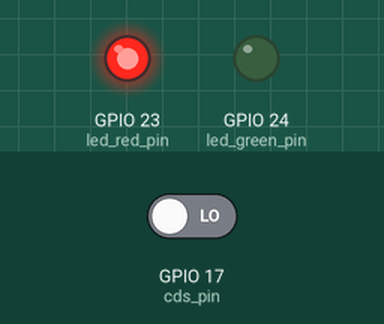
This program was run on a simulated Raspberry Pi (BCM pin numbers). On the bench: output pins drawn as LEDs (lit = HIGH). The test bench sets the inputs (shaded band); at power-on: GPIO 17 (cds_pin) LOW. What the program prints to the terminal is not drawn.

Above: at 1.2 s.
1.3 s: GPIO 17 (cds_pin) driven HIGH
At 2.4 s:
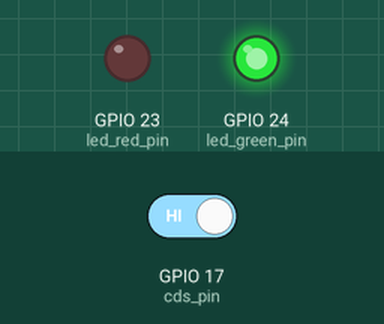
2.8 s: GPIO 17 (cds_pin) driven LOW
At 3.6 s:
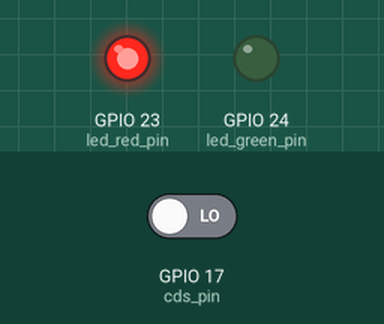
Timing chart, 0 to 5.8 s (numbered marks = the images above; inputs shaded):
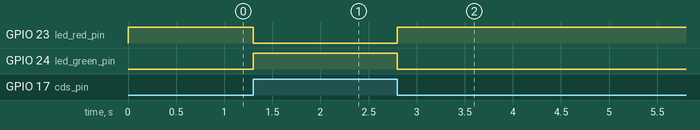

Measured:
- after the input at 1.3 s, GPIO 23 (led_red_pin): HIGH → LOW at once; GPIO 24 (led_green_pin): LOW → HIGH at once
- after the input at 2.8 s, GPIO 23 (led_red_pin): LOW → HIGH at once; GPIO 24 (led_green_pin): HIGH → LOW at once

The program:

cds.py
```python
import RPi.GPIO as gpio
import time

led_red_pin = 23
led_green_pin = 24
cds_pin = 17

gpio.setmode(gpio.BCM)
gpio.setup(led_red_pin, gpio.OUT)
gpio.setup(led_green_pin, gpio.OUT)
gpio.setup(cds_pin, gpio.IN)

try :
    while True:

        if gpio.input(cds_pin) == 1:
            gpio.output(led_green_pin, True)
            gpio.output(led_red_pin, False)
        else :
            print("dark")
            gpio.output(led_green_pin, False)
            gpio.output(led_red_pin, True)

except KeyboardInterrupt:
	gpio.cleanup()
```
